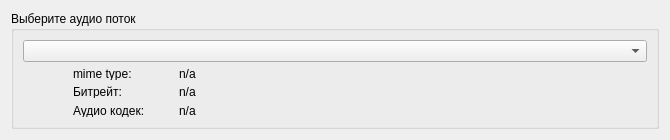
<?xml version="1.0" encoding="UTF-8"?>
<ui version="4.0">
 <class>DashAudioStreamsWidget</class>
 <widget class="QWidget" name="DashAudioStreamsWidget">
  <property name="geometry">
   <rect>
    <x>0</x>
    <y>0</y>
    <width>670</width>
    <height>140</height>
   </rect>
  </property>
  <property name="minimumSize">
   <size>
    <width>670</width>
    <height>140</height>
   </size>
  </property>
  <property name="maximumSize">
   <size>
    <width>670</width>
    <height>140</height>
   </size>
  </property>
  <property name="windowTitle">
   <string>Form</string>
  </property>
  <layout class="QVBoxLayout" name="verticalLayout_2">
   <item>
    <widget class="QGroupBox" name="groupBox">
     <property name="minimumSize">
      <size>
       <width>0</width>
       <height>0</height>
      </size>
     </property>
     <property name="title">
      <string>Выберите аудио поток</string>
     </property>
     <layout class="QVBoxLayout" name="verticalLayout">
      <item>
       <widget class="QComboBox" name="tracks">
        <property name="minimumSize">
         <size>
          <width>500</width>
          <height>0</height>
         </size>
        </property>
       </widget>
      </item>
      <item>
       <layout class="QHBoxLayout" name="horizontalLayout">
        <item>
         <layout class="QFormLayout" name="formLayout">
          <property name="leftMargin">
           <number>50</number>
          </property>
          <item row="0" column="0">
           <widget class="QLabel" name="label_2">
            <property name="minimumSize">
             <size>
              <width>100</width>
              <height>0</height>
             </size>
            </property>
            <property name="text">
             <string>mime type:</string>
            </property>
           </widget>
          </item>
          <item row="0" column="1">
           <widget class="QLabel" name="mimeTypeLabel">
            <property name="minimumSize">
             <size>
              <width>100</width>
              <height>0</height>
             </size>
            </property>
            <property name="text">
             <string>n/a</string>
            </property>
           </widget>
          </item>
          <item row="1" column="0">
           <widget class="QLabel" name="label_4">
            <property name="minimumSize">
             <size>
              <width>100</width>
              <height>0</height>
             </size>
            </property>
            <property name="text">
             <string>Битрейт:</string>
            </property>
           </widget>
          </item>
          <item row="1" column="1">
           <widget class="QLabel" name="audioBitrateLabel">
            <property name="minimumSize">
             <size>
              <width>100</width>
              <height>0</height>
             </size>
            </property>
            <property name="text">
             <string>n/a</string>
            </property>
           </widget>
          </item>
          <item row="2" column="0">
           <widget class="QLabel" name="label_5">
            <property name="minimumSize">
             <size>
              <width>100</width>
              <height>0</height>
             </size>
            </property>
            <property name="text">
             <string>Аудио кодек:</string>
            </property>
           </widget>
          </item>
          <item row="2" column="1">
           <widget class="QLabel" name="audioCodecLabel">
            <property name="minimumSize">
             <size>
              <width>100</width>
              <height>0</height>
             </size>
            </property>
            <property name="text">
             <string>n/a</string>
            </property>
           </widget>
          </item>
         </layout>
        </item>
        <item>
         <spacer name="horizontalSpacer">
          <property name="orientation">
           <enum>Qt::Horizontal</enum>
          </property>
          <property name="sizeType">
           <enum>QSizePolicy::Expanding</enum>
          </property>
          <property name="sizeHint" stdset="0">
           <size>
            <width>50</width>
            <height>20</height>
           </size>
          </property>
         </spacer>
        </item>
       </layout>
      </item>
     </layout>
    </widget>
   </item>
  </layout>
 </widget>
 <resources/>
 <connections/>
</ui>
